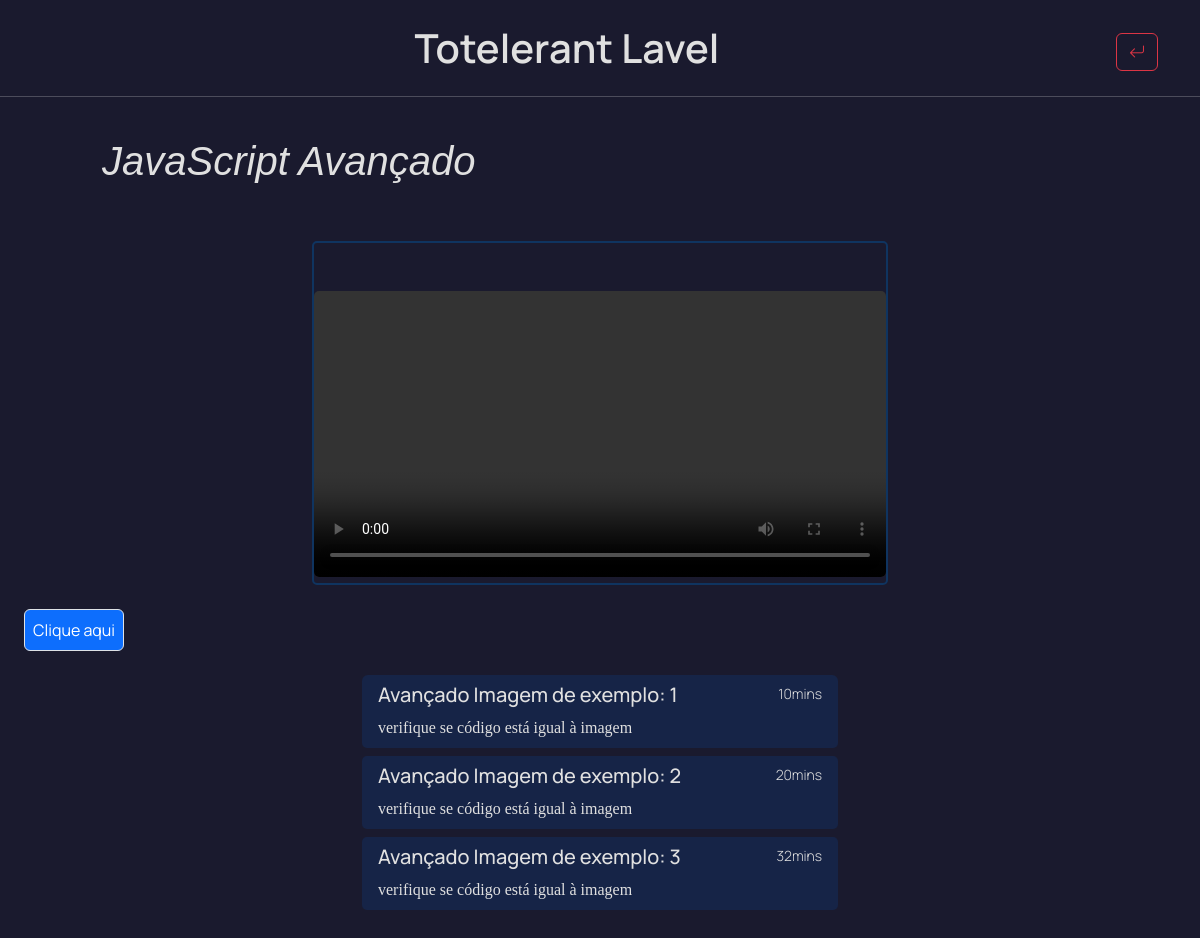
/projetos/videos.php?id=1 (signed in), run on the app's committed database.
### tables this page shows
CREATE TABLE videos (
    id INT PRIMARY KEY AUTO_INCREMENT,
    video VARCHAR(100) NOT NULL,
    imag VARCHAR(100) NOT NULL,
    tema VARCHAR(50) NOT NULL,
    title VARCHAR(50) NOT NULL,
    imag1 VARCHAR(100) NOT NULL,
    imag2 VARCHAR(100) NOT NULL,
    imag3 VARCHAR(100) NOT NULL,
    minut VARCHAR(20) NOT NULL,
    minut2 VARCHAR(20) NOT NULL,
    minut3 VARCHAR(20) NOT NULL,
    descr VARCHAR(100) NOT NULL,
    descr2 VARCHAR(100) NOT NULL,
    descr3 VARCHAR(100) NOT NULL
);

### projetos/videos.php (the view, shortened to what this page needs)
<?php
include('protect.php');
$sql ="SELECT * from videos where id=$_GET[id] ";
$resultado = $ligacao ->query($sql);
$registro = $resultado->fetch_assoc();
?>
<!DOCTYPE html>
<html lang="en">
<head>
    <link rel="stylesheet" href="https://cdn.jsdelivr.net/npm/bootstrap-icons@1.11.3/font/bootstrap-icons.min.css">
    <link href="https://cdn.jsdelivr.net/npm/bootstrap@5.3.3/dist/css/bootstrap.min.css" rel="stylesheet">
    <link rel="stylesheet" href="../estilos/videos-styles.css">
</head>
<body>
    <div class="container mt-4">
        <div class="row align-items-center">
            <div class="topo col text-center">
                <h1>Totelerant Lavel</h1>
            </div>
            <div class="col-auto">
                <a href="../projetos/index.php">
                    <button type="button" class="btn btn-outline-danger">
                        <i class="bi bi-arrow-return-left"></i>
                    </button>
                </a>
            </div>
        </div>
    </div>
    <hr>
    <main>
        <div class="container">
            <div id="tema_id" class="row ms-5">
                <div class="mt-4 me-3">
                    <h1><?php print $registro['tema'] ?></h1>
                </div>
            </div>
        </div>
        <div class="container-fluid">
            <div class="row justify-content-center align-items-center">
                <div class="col-sm-12 col-lg-6 mt-5">
                    <div class="video-container">
                        <video class="videos mt-5 w-100" controls>
                            <source src=<?php print $registro['video'] ?> type="video/mp4">
                        </video>
                    </div>
                </div>
                <div class="completedBT p-4">
                    <button id="completeButton" class="p-2 border rounded-2 btn btn-primary">Clique aqui</button>
                </div>
                <div class="col-sm-12 col-lg-5 mt-lg-0 mt-sm-5 mt-2">
                    <div class="list-group" id="videoAccordion">
                        <a href="#video1" class="list-group-item list-group-item-action" data-bs-toggle="collapse" data-bs-parent="#videoAccordion">
                            <div class="d-flex w-100 justify-content-between">
                                <h5 class="mb-1"><?php print $registro['descr'] ?></h5>
                                <small class="minutos"><?php print $registro['minut'] ?></small>
                            </div>
                            <small class="texto_small">verifique se código está igual à imagem</small>
                        </a>
                        <a href="#video2" class="list-group-item list-group-item-action" data-bs-toggle="collapse" data-bs-parent="#videoAccordion">
                            <div class="d-flex w-100 justify-content-between">
                                <h5 class="mb-1"><?php print $registro['descr2'] ?></h5>
                                <small class="minutos"><?php print $registro['minut2'] ?></small>
                            </div>
                            <small class="texto_small">verifique se código está igual à imagem</small>
                        </a>
                        <a href="#video3" class="list-group-item list-group-item-action" data-bs-toggle="collapse" data-bs-parent="#videoAccordion">
                            <div class="d-flex w-100 justify-content-between">
                                <h5 class="mb-1"><?php print $registro['descr3'] ?></h5>
                                <small class="minutos"><?php print $registro['minut3'] ?></small>
                            </div>
                            <small class="texto_small">verifique se código está igual à imagem</small>
                        </a>
                    </div>
                </div>
            </div>
        </div>
    </main>
</body>
</html>

### estilos/videos-styles.css (style rules this page uses)
:root { --color-background: #1a1a2e; --color-letrasBrancas: #e0e0e0; --color-caixaPesqu: #162447; --color-highlight: #0f3460; --color-button: #e94560; }
* { margin: 0; padding: 0; box-sizing: border-box; }
body { background-color: var(--color-background); color: var(--color-letrasBrancas); font-family: "Manrope", sans-serif; font-weight: 300; }
.topo h1 { color: var(--color-letrasBrancas); font-weight: 600; }
#tema_id { font-family: "Montserrat", sans-serif; font-weight: 100 !important; font-style: oblique; }
.list-group-item { background-color: var(--color-caixaPesqu); color: var(--color-letrasBrancas); border: none; margin-bottom: 0.5rem; border-radius: 5px; }
.texto_small { font-family: "Playfair Display", serif; font-size: 16px; }
.video-container { border: 2px solid var(--color-highlight); border-radius: 5px; overflow: hidden; }
.video-container video { border-radius: 5px; }

### data on the page
videos: tema "JavaScript Avançado", descr "Avançado Imagem de exemplo: 1", minut "10mins", descr2 "Avançado Imagem de exemplo: 2", minut2 "20mins", descr3 "Avançado Imagem de exemplo: 3", minut3 "32mins"
